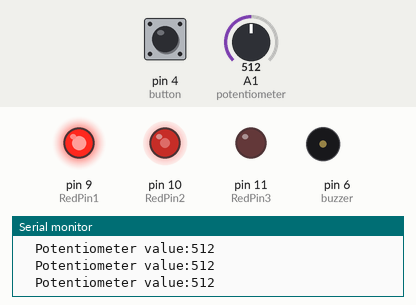
A sketch run on a simulated Arduino Uno, built with avr-gcc and run on an emulated ATmega328P. On the bench: output pins drawn as LEDs (lit = HIGH), buzzer (waves = sounding), the last lines printed to the serial monitor. The inputs (shaded band) are chosen by the test bench; at power-on: pin 4 (button) LOW, A1 (potentiometer) = 512.

Above: at 1.2 s.
1.3 s: pin 4 (button) pulled HIGH for 3.2 s
At 4.8 s:
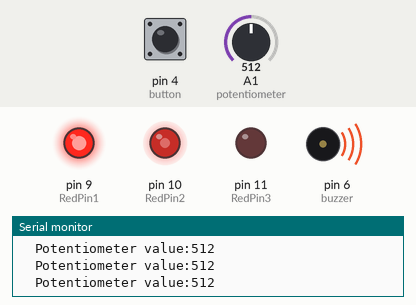
6.0 s: A1 (potentiometer) set to 11
At 7.0 s:
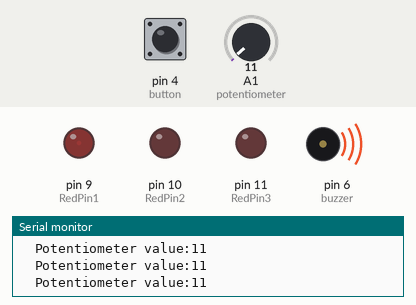
7.5 s: A1 (potentiometer) set to 8
At 8.6 s:
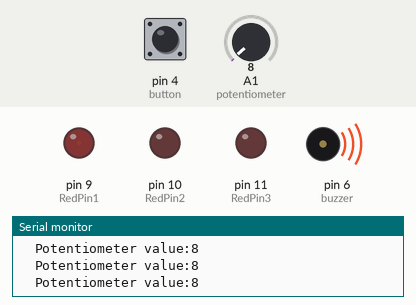
9.0 s: pin 4 (button) pulled HIGH for 0.15 s
At 9.3 s:
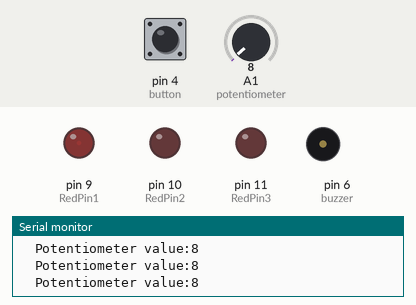
10.6 s: A1 (potentiometer) set to 122
At 11.7 s:
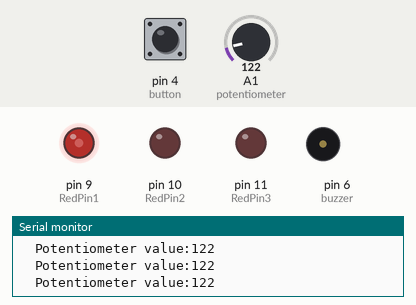
12.1 s: pin 4 (button) pulled HIGH for 1 s
At 12.4 s:
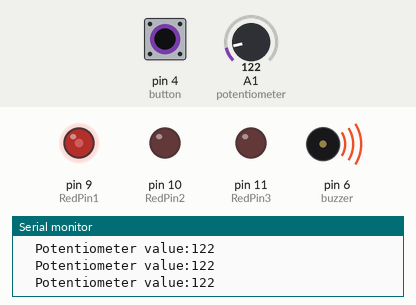
Timing chart, 0 to 15.1 s (numbered marks = the images above; inputs shaded):
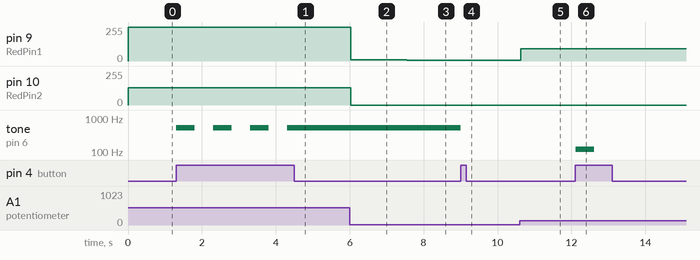

Measured:
- after the input at 1.3 s, tone on pin 6 (buzzer): alternates 512 Hz for 0.50 s and silent for 0.50 s, 7 changes in all, then stays 512 Hz, starting at once
- after the input at 6.0 s, pin 9 (RedPin1): 255/255 → 8/255 at once; pin 10 (RedPin2): 128/255 → 0/255 at once
- after the input at 7.5 s, pin 9 (RedPin1): 8/255 → 6/255 after 0.05 s
- after the input at 9.0 s, tone on pin 6 (buzzer): 512 Hz → silent at once
- after the input at 10.6 s, pin 9 (RedPin1): 6/255 → 91/255 at once
- after the input at 12.1 s, tone on pin 6 (buzzer): silent → 122 Hz at once, → silent 0.50 s later

The sketch:

Code.ino
```cpp
int potentiometer = A1; //declares communication pin for the potentiometer
int buzzer = 6;         //declares pin for the buzzer
int RedPin1 = 9;        //declares pin for the first red LED
int RedPin2 = 10;       //declares pin for the second red LED
int RedPin3 = 11;       //declares pin for the third red LED
int button = 4;         //declares pin for the button
int prevButtonState = 0; //initializes the by default previous button state as 0/OFF

void setup() {
  // put your setup code here, to run once:
  pinMode(RedPin1, OUTPUT);   //pin for the first red LED
  pinMode(RedPin2, OUTPUT);   //pin for the second red LED
  pinMode(RedPin3, OUTPUT);   //pin for the third red LED
  pinMode(button, INPUT);     //pin for the button
  Serial.begin(9600);   // initialize serial communication at 9600 bits per second

}

void loop() {
  // put your main code here, to run repeatedly:
  potentiometer = analogRead(A1); //takes the analog reading of the potentiometer

  // prints the above value(for debugging)
  Serial.print("  Potentiometer value:");
  Serial.println(potentiometer);

  //checks if the button is pressed and was in O/OFF state before that, it plays a tone
  if (digitalRead(button) == HIGH && prevButtonState == 0) {

    tone(buzzer, potentiometer); //tone based on the analog value of the ptentiometer
    delay(500);  //delay added to not read multiple button presses
    prevButtonState = 1; //sets the button state as 1/ON
  }

  //checks if the button is pressed and was in 1/ON state before that, it stops the tone
  if (digitalRead(button) == HIGH && prevButtonState == 1) {

    noTone(buzzer);
    delay(500);   //delay added to not read multiple button presses
    prevButtonState = 0;  //sets the button state as 0/OFF

  }

  // the below 3 variables are used to controll the brightness of the 3 LEDs by mapping their values(0,255) to the analog readings of the potentiometer(0-1023, divided into 3 parts)
  int lightBrightness1 = map(potentiometer, 0, 340, 0, 255);
  int lightBrightness2 = map(potentiometer, 341, 681, 0, 255);
  int lightBrightness3 = map(potentiometer, 682, 1023, 0, 255);

  //the below 3 if statements regulate the lighting of 3 LEDs based on the analog readings of the potentiometer and the above 3 integers
  if (potentiometer < 341) {
    digitalWrite(RedPin2, LOW);
    digitalWrite(RedPin3, LOW);
    analogWrite(RedPin1,  lightBrightness1);
  }
  if (potentiometer >= 341 && potentiometer < 682) {
    digitalWrite(RedPin1, HIGH);
    digitalWrite(RedPin3, LOW);
    analogWrite(RedPin2, lightBrightness2);
  }
  if (potentiometer >= 682 && potentiometer < 1024) {
    digitalWrite(RedPin1, HIGH);
    digitalWrite(RedPin2, HIGH);
    analogWrite(RedPin3, lightBrightness3);
  }
}
```
